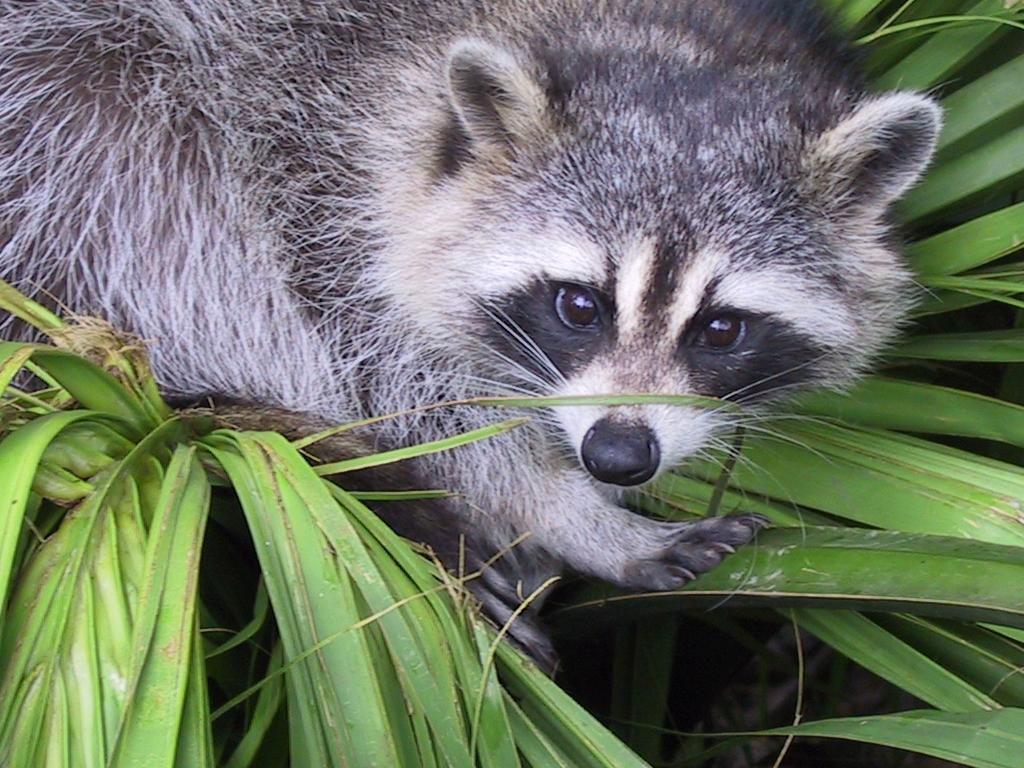
#> input picture Python-1-Array/ex04/animal.jpeg, 1024 x 768 px
$ python rotate.py
#> lines starting #> are read from the running program, lines starting #| are printed output that depends on the picture
### Python-1-Array/ex04/load_image.py
import numpy as np
import matplotlib.pyplot as plt


def ft_load(path: str) -> np.ndarray:
    """Load an image from a file."""
    try:
        img = plt.imread(path)
        if img.ndim != 3 or img.shape[2] != 3:
            raise ValueError("Image is not a color image")
    except Exception as e:
        print(e)
        return None

    return img

### Python-1-Array/ex04/rotate.py
import numpy as np
import matplotlib.pyplot as plt
from load_image import ft_load


def manual_transpose(array: np.ndarray):
    """Transpose a 2D array."""
    rows, cols = array.shape
    transposed = np.zeros((cols, rows), dtype=array.dtype)

    for i in range(rows):
        for j in range(cols):
            transposed[j, i] = array[i, j]

    return transposed


def ft_rotate(array: np.ndarray):
    """Rotate an image by 90 degrees."""
    cutted_array = array[150:550, 300:700, :1]
    cutted_array = np.squeeze(cutted_array)
    print("The shape of image is: ", cutted_array.shape)
    print(cutted_array)
    transposed_array = manual_transpose(cutted_array)
    print(f"New shape after Transpose: {transposed_array.shape}")
    print(transposed_array)
    plt.imshow(transposed_array, cmap='gray')
    plt.axis('on')
    plt.show()

def main():
    load_image = ft_load("animal.jpeg")
#> in ft_load, img is the input picture: shape (768, 1024, 3); mean R, G, B 110.7, 117.7, 102.1
    if load_image is not None:
        ft_rotate(load_image)
#> in ft_rotate, `cutted_array = array[150:550, 300:700, :1]`:
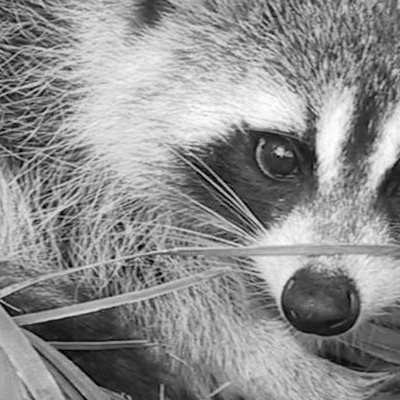
#> cutted_array: shape (400, 400, 1); min 0, max 255, mean 141.9
#| The shape of image is:  (400, 400)
#> (printed output is left out)
#> after the loop in manual_transpose, `for i in range(rows):`:
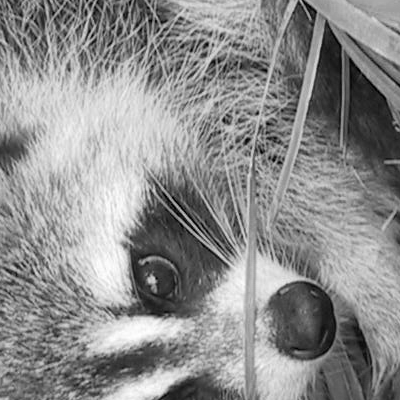
#> transposed: shape (400, 400); min 0, max 255, mean 141.9
#| New shape after Transpose: (400, 400)
#> (printed output is left out)


if __name__ == '__main__':
    main()
